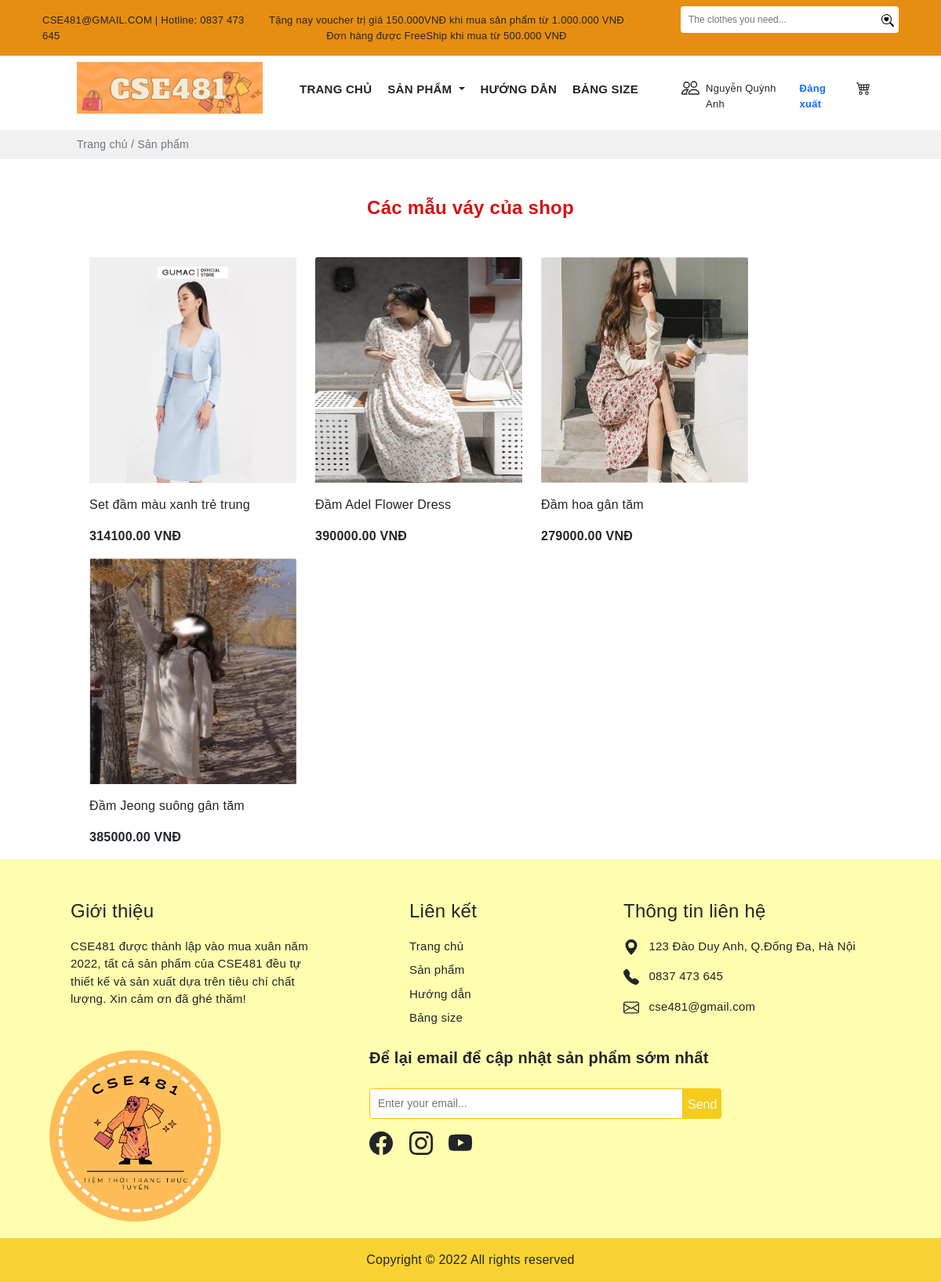
The page /product/skirt1.php?id=1 on the database its author committed.
### tables this page shows
CREATE TABLE `khachhang` (
  `MaK` int(11) NOT NULL,
  `TenK` varchar(100) DEFAULT NULL,
  `Gioitinh` varchar(10) DEFAULT NULL,
  `Ngaysinh` date DEFAULT NULL,
  `Diachi` varchar(100) DEFAULT NULL,
  `SĐT` varchar(10) DEFAULT NULL,
  `email` varchar(30) NOT NULL,
  `matkhau` varchar(50) DEFAULT NULL
);

CREATE TABLE `sanpham` (
  `MaSP` varchar(10) NOT NULL,
  `TenSP` varchar(30) DEFAULT NULL,
  `MaLH` varchar(10) NOT NULL,
  `Giaban` int(11) DEFAULT NULL,
  `Gianhap` int(11) DEFAULT NULL,
  `Tylegiamgia` double(2,2) DEFAULT NULL,
  `Soluong` int(11) DEFAULT NULL,
  `Mota` varchar(500) DEFAULT NULL,
  `Trangthai` varchar(30) DEFAULT NULL,
  `img` varchar(30) DEFAULT NULL,
  `Ngaynhap` date NOT NULL
);

### product/skirt1.php (the view, shortened to what this page needs)
<?php include('../config/database.php');
?>
<?php
$id =$_GET['id'];
    $sql3 = "SELECT * FROM khachhang, sanpham where khachhang.MaK='$id' ";
    $result3 = mysqli_query($conn,$sql3);
    if(mysqli_num_rows($result3)>0){
        $row = mysqli_fetch_assoc($result3);
        }
    ?>
<!DOCTYPE html>
<html lang="en">
<head>
    <link rel="stylesheet" href="https://cdn.jsdelivr.net/npm/bootstrap-icons@1.7.2/font/bootstrap-icons.css">
    <link href="https://cdn.jsdelivr.net/npm/bootstrap@5.1.3/dist/css/bootstrap.min.css" rel="stylesheet"
>
    <link rel="stylesheet" href="https://cdnjs.cloudflare.com/ajax/libs/OwlCarousel2/2.3.4/assets/owl.carousel.min.css"
 />
    <link rel="stylesheet"
        href="https://cdnjs.cloudflare.com/ajax/libs/OwlCarousel2/2.3.4/assets/owl.theme.default.min.css"
 />
    <link rel="stylesheet" href="../public/style.css">
</head>
<body>
    <div class="header">
        <div class="container-fluid" style="background:#e68e12;">
            <div class="container content">
                <div class="container">
                    <div class="row">
                        <div class="col py-3" style="font-size:13px;">
                            CSE481@GMAIL.COM | Hotline: 0837 473 645
                        </div>
                        <div class="col text-nowrap my-auto" style="font-size:13px;">
                            <p class="mb-0">
                                Tặng nay voucher trị giá 150.000VNĐ khi mua sản phẩm từ 1.000.000 VNĐ
                            </p>
                            <div class="text-center mx-auto">
                                Đơn hàng được FreeShip khi mua từ 500.000 VNĐ
                            </div>
                        </div>
                        <div class="col d-flex justify-content-end">
                            <div class="">
                                <form action="" method="GET">
                                    <div class="pt-2 ms-5 d-flex">
                                        <input class="py-2 rounded-start" type="text"
                                            style="border:none;padding-left: 10px;font-size:12px;width:250px"
                                            name="namesearch" placeholder="The clothes you need...">
                                        <button type="submit" class="border-0 rounded-0 rounded-end bg-white"> </button>
                                    </div>
                                </form>
                            </div>
                        </div>
                    </div>
                </div>
            </div>
        </div>
    </div>
    <section>
        <div class="container">
            <div class="row px-5">
                <div class="col-md-3 ">
                    <img src="../img/logo-hcn.png" alt="" class="mt-2 ms-2 img-fluid">
                </div>
                <div class="col-md ps-0 mt-4">
                    <div class="row">
                        <div class="col-md">
                            <ul class="nav justify-content-center">
                                <li class="nav-item fw-bold ">
                                    <a class="nav-link link-dark pe-1" style="font-size:15px" aria-current="page"
                                        href="../index1.php?id=<?php echo $row['email'];?>">TRANG CHỦ</a>
                                </li>
                                <li class="nav-item fw-bold">
                                    <a style="font-size:15px" class="pe-1 nav-link dropdown-toggle link-dark" href="#"
                                        id="navbarDarkDropdownMenuLink" role="button" data-bs-toggle="dropdown"
                                        aria-expanded="false">
                                        SẢN PHẨM
                                    </a>
                                </li>
                                <li class="nav-item fw-bold">
                                    <a class=" pe-1 nav-link link-dark" style="font-size:15px" href="../huongdan1.php?id=<?php echo $row['MaK']; ?>">HƯỚNG DẪN</a>
                                </li>
                                <li class="nav-item fw-bold">
                                    <a class="pe-1 nav-link link-dark" style="font-size:15px"href="../size1.php?id=<?php echo $row['MaK']; ?>">BẢNG SIZE</a>
                                </li>
                            </ul>
                        </div>
                        <div class="col-md-4 mt-1 d-flex">
                            <a href="../user.php?id=<?php echo $row['MaK'];?>" class="text-decoration-none link-dark">
                                <div class="d-flex">
                                    <p class="pt-1" style="font-size:13px"><?php echo $row['TenK']; ?></p>
                                </div>
                            </a>
                            <a href="logout.php" class="text-decoration-none link-dark">
                                <div class="ms-3">
                                    <p class="pt-1 fw-bold link-primary" style="font-size:13px">Đăng xuất</p>
                                </div>
                            </a>
                            <a href="../cart.php?id=<?php echo $row['MaK']?>">
                            </a>
                        </div>
                    </div>
                </div>
            </div>
        </div>
        <div class="mt-2" style="background:#f1f1f1">
            <div class="container">
                <p class="px-5 ms-2 py-2 text-muted" style="font-size:14px">Trang chủ / Sản phẩm</p>
            </div>
        </div>
    </section>
    <section>
        <div class="container">
            <div class="px-5 mt-5">
                <h4 class="mt-3 text-center fw-bold" style="color:#d61114;">
                Các mẫu váy của shop</h4>
                <div class="row d-flex  px-4 mt-5">
                    <?php
                $sql1 = "SELECT *, khachhang.MaK,sanpham.Giaban-(sanpham.Giaban*sanpham.Tylegiamgia) as Giagiam from khachhang,loaihang INNER JOIN sanpham
                ON  loaihang.MaLH=sanpham.MaLH where loaihang.MaLH='LH03' and khachhang.MaK='$id'";
                $res1 = mysqli_query($conn, $sql1);
                $count1 = mysqli_num_rows($res1);
                if($count1>0)
                {
                    while($row=mysqli_fetch_assoc($res1))
                    {
                ?>
                    <div class="card me-0 border-0" style="width: 18rem;">
                        <img src="../img/<?php echo $row['img'];?>" class="img-fluid card-img-top" alt="...">
                        <div class="card-body px-0">
                            <p class="card-text"><?php echo $row['TenSP']; ?></p>
                            <p class="d-inline fw-bold"><?php echo $row['Giagiam']; ?> VNĐ</p>
                        </div>
                    </div>
                    <?php
                    }
                }
                    ?>
                </div>
            </div>
        </div>
    </section>
    <section style="background:#fffeae;">
        <div class="container">
            <div style="font-size:15px" class="row px-5">
                <div class="col-md-4  me-5">
                    <p class="fs-4 mt-5">Giới thiệu</p>
                    <p class="">CSE481 được thành lập vào mua xuân năm
                        2022, tất cả sản phẩm của CSE481 đều tự thiết kế và sản xuất dựa trên tiêu chí chất lượng. Xin
                        cảm ơn đã ghé thăm!</p>
                </div>
                <div class="col-md-3 me-5 ps-5">
                    <p class="fs-4 mt-5">Liên kết</p>
                    <a class="link-dark text-decoration-none" href="">
                        <p class="mb-2">Trang chủ</p>
                    </a>
                    <a class="link-dark text-decoration-none" href="">
                        <p class="mb-2">Sản phẩm</p>
                    </a>
                    <a class="link-dark text-decoration-none" href="">
                        <p class="mb-2">Hướng dẫn</p>
                    </a>
                    <a class="link-dark text-decoration-none" href="">
                        <p class="mb-2">Bảng size</p>
                    </a>
                </div>
                <div class="col-md">
                    <p class="fs-4 mt-5">Thông tin liên hệ</p>
                    <div class="">
                        <svg xmlns="http://www.w3.org/2000/svg" width="20" height="20" fill="currentColor"
                            class="bi bi-geo-alt-fill d-inline" viewBox="0 0 16 16">
                            <path
                                d="M8 16s6-5.686 6-10A6 6 0 0 0 2 6c0 4.314 6 10 6 10zm0-7a3 3 0 1 1 0-6 3 3 0 0 1 0 6z" />
                        </svg>
                        <p class="ms-2 d-inline">123 Đào Duy Anh, Q.Đống Đa, Hà Nội</p>
                    </div>
                    <div class="mt-3">
                        <p class="ms-2 d-inline">0837 473 645</p>
                    </div>
                    <div class="mt-3">
                        <p class="ms-2 d-inline">cse481@gmail.com</p>
                    </div>
                </div>
            </div>
            <div class="row">
                <div class="col-md-3 me-5">
                    <img class="img-fluid" src="../img/1.png" alt="">
                </div>
                <div class="col">
                    <div class="ms-5 mt-3 ps-5">
                        <p class="fs-5 fw-bold">Để lại email để cập nhật sản phẩm sớm nhất</p>
                        <div class="">
                            <form action="" method="GET">
                                <div class="pt-2 d-flex">
                                    <input class="py-2 border border-warning rounded-start" type="text"
                                        style="padding-left: 10px;font-size:14px;width:400px" name=""
                                        placeholder="Enter your email...">
                                    <button type="submit" style="background:#f4cc1c;"
                                        class="border-0 rounded-0 rounded-end link-light">
                                        <p class="mt-1 mb-0">Send</p>
                                    </button>
                                </div>
                            </form>
                        </div>
                        <div class="mt-3">
                            <a href="#" class="me-3 icon link-dark"></a>
                            <a href="#" class="me-3 icon link-dark"></a>
                            <a href="#" class="me-3 icon link-dark"></a>
                        </div>
                    </div>
                </div>
            </div>
        </div>
        <p class="text-center py-3 mb-0" style="background:#f7d232;">Copyright © 2022 All rights reserved</p>
    </section>
</body>
</html>

### public/style.css (style rules this page uses)
body { font-family: 'Trebuchet MS', sans-serif; letter-spacing: 0.25px; }
.card img { width: 288px; height: 288px; }

### rows shown on the page
khachhang: TenK "Nguyễn Quỳnh Anh", sanpham.img (picture), sanpham.TenSP "Set đầm màu xanh trẻ trung", Giagiam "314100.00", sanpham.TenSP "Đầm Adel Flower Dress", Giagiam "390000.00", sanpham.TenSP "Đầm hoa gân tăm", Giagiam "279000.00", sanpham.TenSP "Đầm Jeong suông gân tăm", Giagiam "385000.00"
